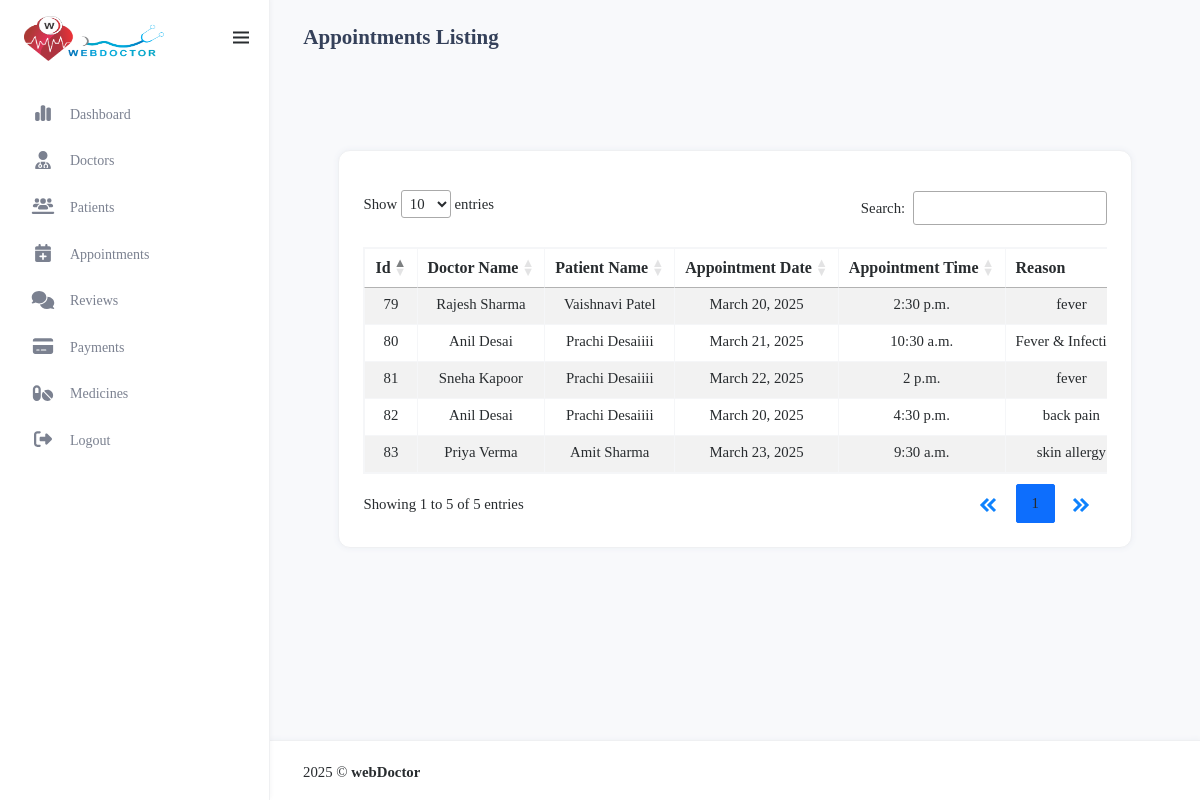
Before: /admin_manage_appointments/ with the older database file.
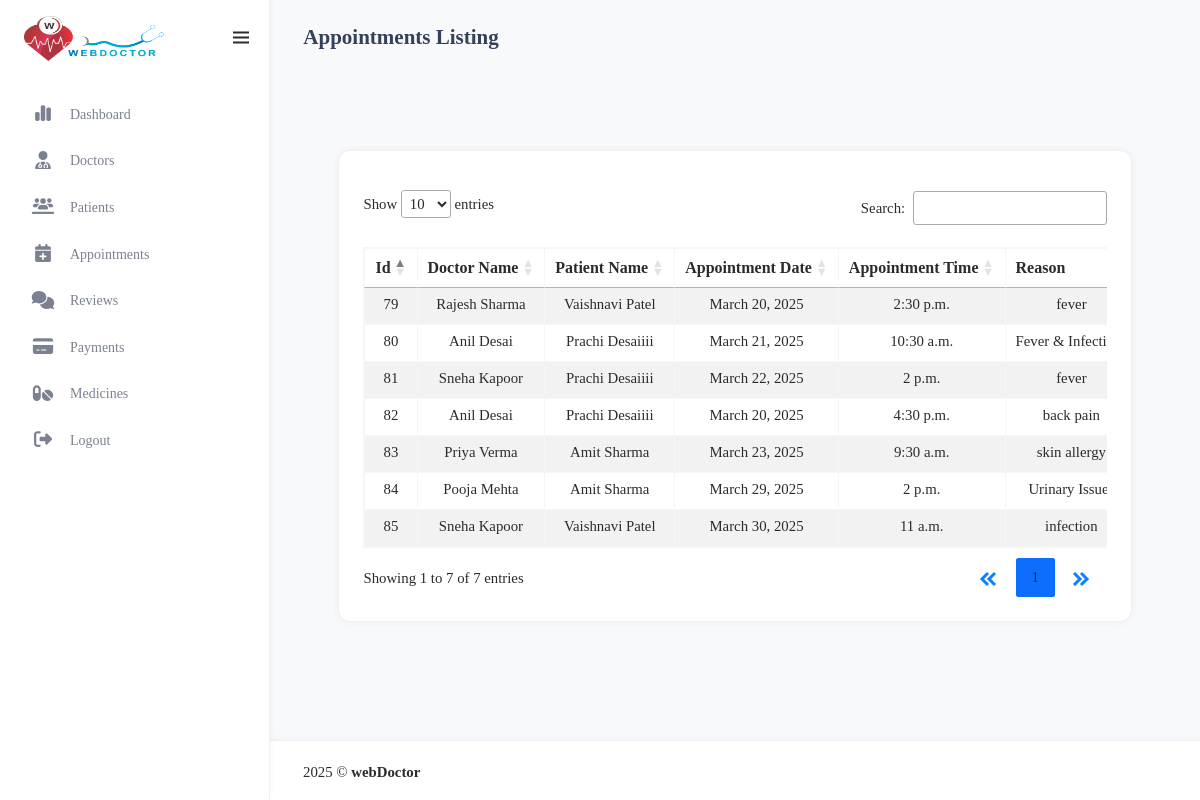
After: the same page with the newer database file.
### myapp/models.py (models this page shows, shortened)
class appointment(models.Model):
     STATUS_CHOICE=[('Pending', 'Pending'), ('Confirm', 'Confirm'), ('Cancelled', 'Cancelled')]
     doctor_id=models.ForeignKey(doctorRegister,on_delete=models.CASCADE)
     patient_id=models.ForeignKey(patientRegister,on_delete=models.CASCADE)
     appointment_date = models.DateField()
     appointment_time = models.TimeField()
     reason = models.TextField(null=True)
     symptoms = models.CharField(max_length=255, blank=True, null=True)
     status = models.CharField(max_length=20, choices=STATUS_CHOICE, default='Pending')
     reason = models.TextField(null=True)
     symptoms = models.CharField(max_length=255, blank=True, null=True)
     booking_date = models.DateField(default=now)
     meeting_link = models.URLField(blank=True, null=True)

class doctorRegister(models.Model):
    GENDER_CHOICES = [
        ('M', 'Male'),
        ('F', 'Female'),
        ('O', 'Other'),
    ]
    name = models.CharField(max_length=100)
    email = models.EmailField(unique=True)
    phno = models.BigIntegerField(unique=True)
    password = models.CharField(max_length=100)
    profile_img = models.ImageField(upload_to='profile_pics/', null=True, blank=True)
    qualification = models.CharField(max_length=100,blank=True, null=True)
    specialization = models.CharField(max_length=100,blank=True, null=True)
    experience = models.IntegerField(blank=True, null=True)
    address = models.TextField(blank=True, null=True)
    city = models.CharField(max_length=50,blank=True, null=True)
    state = models.CharField(max_length=50,blank=True, null=True)
    clinic_name = models.CharField(max_length=255)
    clinic_address = models.TextField()
    gender = models.CharField(max_length=5, choices=GENDER_CHOICES)
    mci_no = models.CharField(max_length=10,blank=True, null=True)
    fee = models.BigIntegerField(null=True)
    about_me=models.TextField(null=True)
    is_approved = models.BooleanField(default=False)
    is_rejected = models.BooleanField(default=False)
    is_available = models.BooleanField(default=False)  # Doctor is available for emergency

class patientRegister(models.Model):
      BLOOD_GROUP_CHOICES = [
        ('A+', 'A+'), ('A-', 'A-'), ('B+', 'B+'), ('B-', 'B-'),
        ('O+', 'O+'), ('O-', 'O-'), ('AB+', 'AB+'), ('AB-', 'AB-')
      ]
      name = models.CharField(max_length=100)
      email = models.EmailField(unique=True)
      phno = models.BigIntegerField(unique=True)
      password = models.CharField(max_length=255)
      profile_img = models.ImageField(upload_to='profile_pics/', null=True, blank=True)
      dob=models.DateField(null=True)
      age = models.PositiveIntegerField(null=True)  # Age field
      weight = models.DecimalField(null=True,max_digits=5,decimal_places=2)#Weight field
      height = models.DecimalField(null=True,max_digits=5, decimal_places=2)
      address = models.TextField()  # Full address
      city = models.CharField(max_length=50)
      state = models.CharField(max_length=50)
      blood_group = models.CharField(max_length=3, choices=BLOOD_GROUP_CHOICES)  # Dropdown selection

### myapp/views.py (the view)
# urls.py: path('admin_manage_appointments/',views.admin_manage_appointments,name='admin_manage_appointments'),
def admin_manage_appointments(request):
    all_appointments=appointment.objects.all
    return render(request ,'admin_manage_appointments.html',{'all':all_appointments})

### myapp/templates/admin_manage_appointments.html (shortened to what the changed rows need)
{% load static %}
<html lang="en" style="transform: none" class="fontawesome-i2svg-active fontawesome-i2svg-complete">
<head>
    <link href="{%static 'assets/admin_libs/jsvectormap/css/jsvectormap.min.css'%}" rel="stylesheet" type="text/css" />
    <link href="{%static 'assets/admin_css/bootstrap.min.css' %}" id="bootstrap-style" rel="stylesheet" type="text/css" />
     <link href="{%static 'assets/admin_css/app.min.css' %}" id="app-style" rel="stylesheet" type="text/css" />
    <link href="{%static 'assets/admin_css/icons.min.css' %}" rel="stylesheet" type="text/css" />
    <link rel="stylesheet" href="https://cdnjs.cloudflare.com/ajax/libs/boxicons/2.1.4/css/boxicons.min.css" />
    <link rel="stylesheet" href="https://cdnjs.cloudflare.com/ajax/libs/jquery-confirm/3.3.2/jquery-confirm.min.css">
    <link rel="stylesheet" type="text/css" href="https://cdn.datatables.net/1.13.6/css/dataTables.bootstrap5.min.css"/>
    <link rel="stylesheet" type="text/css" href="https://cdn.datatables.net/responsive/2.5.0/css/responsive.bootstrap5.min.css"/>
<link rel="stylesheet" href="https://cdnjs.cloudflare.com/ajax/libs/font-awesome/6.4.0/css/all.min.css">
</head>
<body>
    <div id="layout-wrapper">
        <div class="main-content">
          <div class="page-content">
              <div class="container-fluid mt-3">
      <div class="content">
        <div class="container-fluid">
          <div class="row">
            <div class="col-md-12">
              <div class="card card-table flex-fill">
                <div class="card-body">
                  <div class="table-responsive table-hover">
                    <table
                      id="appointmentTable"
                      class="table table-striped table-info-light table-bordered border-light-subtle dt-responsive table-hover nowrap" style="width:100%;"
                    >
                      <thead class="text-center">
                        <tr>
                          <th>Id</th>
                          <th>Doctor Name</th>
                          <th>Patient Name</th>
                          <th>Appointment Date</th>
                          <th>Appointment Time</th>
                          <th>Reason</th>
                        </tr>
                      </thead>
                      <tbody class="fs-6">
                        {% for appointment in all %}
                        <tr class="text-center">
                          <td>{{ appointment.id }}</td>
                          <td>{{ appointment.doctor_id.name }}</td>
                          <td>{{ appointment.patient_id.name }}</td>
                          <td>{{ appointment.appointment_date }}</td>
                          <td>{{ appointment.appointment_time }}</td>
                          <td>{{ appointment.reason }}</td>
                        </tr>
                        {% endfor %}
                      </tbody>
                    </table>
                  </div>
                </div>
              </div>
            </div>
          </div>
        </div>
      </div>
                  </div>
              </div>
          </div>
      </div>
</html>

Changed rows visible on the page:
added appointment: id "84", doctor_id.name "Pooja Mehta", patient_id.name "Amit Sharma", appointment_date "March 29, 2025", appointment_time "2 p.m.", reason "Urinary…"
added appointment: id "85", doctor_id.name "Sneha Kapoor", patient_id.name "Vaishnavi Patel", appointment_date "March 30, 2025", appointment_time "11 a.m.", reason "infection"
Other visible differences:
text written by a page script: "Show entries Search: Showing 1 to 5 of 5 entries 1" → "Show entries Search: Showing 1 to 7 of 7 entries 1"
